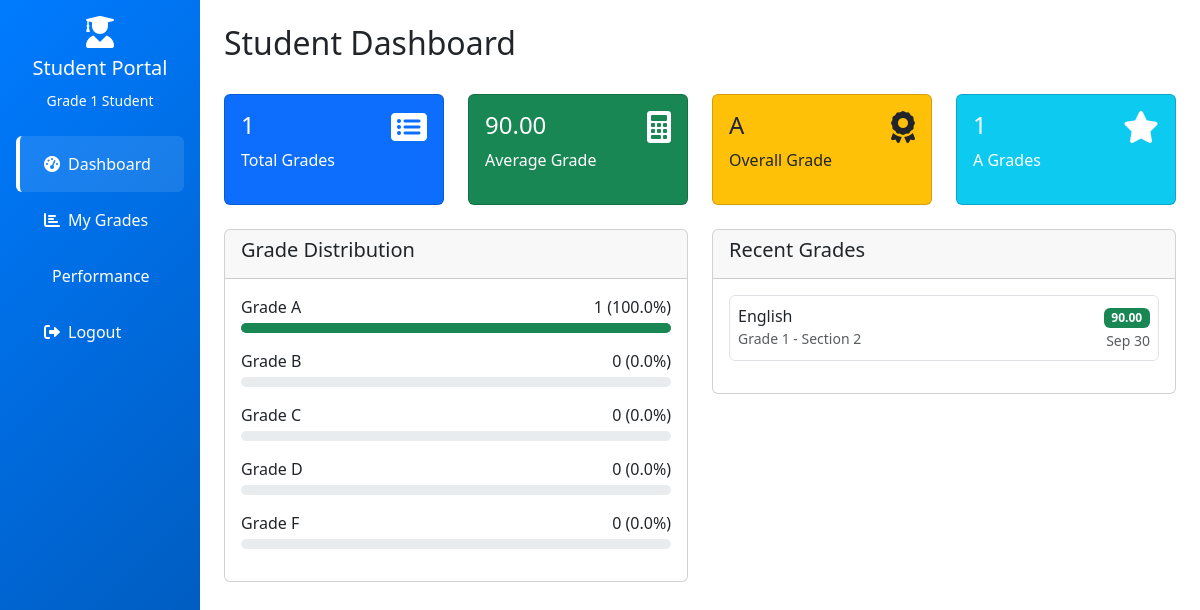
Page /students.php (signed in) on the committed database.
### tables this page shows
CREATE TABLE `grades` (
  `id` int(11) NOT NULL,
  `student_id` int(11) DEFAULT NULL,
  `subject_id` int(11) DEFAULT NULL,
  `classroom_id` int(11) DEFAULT NULL,
  `teacher_id` int(11) DEFAULT NULL,
  `grade` decimal(5,2) NOT NULL,
  `grade_type` enum('quiz','assignment','exam','project') NOT NULL,
  `remarks` text DEFAULT NULL,
  `graded_at` timestamp NOT NULL DEFAULT current_timestamp()
);

CREATE TABLE `subjects` (
  `id` int(11) NOT NULL,
  `name` varchar(100) NOT NULL,
  `code` varchar(20) NOT NULL,
  `description` text DEFAULT NULL
);

CREATE TABLE `classrooms` (
  `id` int(11) NOT NULL,
  `name` varchar(100) NOT NULL,
  `description` text DEFAULT NULL,
  `teacher_id` int(11) DEFAULT NULL,
  `created_at` timestamp NOT NULL DEFAULT current_timestamp()
);

### includes/functions.php (called while the page is built, shortened)
<?php
function calculateGradePoint($grade) {
    if ($grade >= 90) return 'A';
    return 'F';
}
function getGradeColor($grade) {
    if ($grade >= 90) return 'success';
    return 'danger';
}
?>

### students.php (the view, shortened to what this page needs)
<?php
include 'includes/conn.php';
include 'includes/functions.php';
$student_id = $_SESSION['user_id'];
$grades_stmt = $pdo->prepare("
    SELECT g.*, s.name as subject_name, c.name as classroom_name,
           u.first_name as teacher_first, u.last_name as teacher_last
    FROM grades g
    JOIN subjects s ON g.subject_id = s.id
    JOIN classrooms c ON g.classroom_id = c.id
    JOIN users u ON g.teacher_id = u.id
    WHERE g.student_id = ?
    ORDER BY g.graded_at DESC
");
$grades_stmt->execute([$student_id]);
$grades = $grades_stmt->fetchAll();
$total_grades = count($grades);
$average_grade = 0;
if ($total_grades > 0) {
    $sum = 0;
    foreach ($grades as $grade) {
        $sum += $grade['grade'];
    }
    $average_grade = $sum / $total_grades;
}
$grade_distribution = ['A' => 0, 'B' => 0, 'C' => 0, 'D' => 0, 'F' => 0];
foreach ($grades as $grade) {
    $letter_grade = calculateGradePoint($grade['grade']);
    $grade_distribution[$letter_grade]++;
}
?>
<!DOCTYPE html>
<html lang="en">
<head>
    <link href="https://cdn.jsdelivr.net/npm/bootstrap@5.3.0/dist/css/bootstrap.min.css" rel="stylesheet">
    <link href="https://cdnjs.cloudflare.com/ajax/libs/font-awesome/6.0.0/css/all.min.css" rel="stylesheet">
</head>
<body>
    <div class="container-fluid">
        <div class="row">
            <div class="col-md-3 col-lg-2 sidebar">
                <div class="d-flex flex-column p-3">
                    <div class="text-center mb-4">
                        <i class="fas fa-user-graduate fa-2x mb-2"></i>
                        <h5>Student Portal</h5>
                        <small><?php echo $_SESSION['first_name'] . ' ' . $_SESSION['last_name']; ?></small>
                    </div>
                    <ul class="nav nav-pills flex-column">
                        <li class="nav-item">
                            <a class="nav-link active" href="#dashboard" data-bs-toggle="tab">
                                <i class="fas fa-tachometer-alt me-2"></i>Dashboard
                            </a>
                        </li>
                        <li class="nav-item">
                            <a class="nav-link" href="#grades" data-bs-toggle="tab">
                                <i class="fas fa-chart-bar me-2"></i>My Grades
                            </a>
                        </li>
                        <li class="nav-item">
                            <a class="nav-link" href="#performance" data-bs-toggle="tab">
                                <i class="fas fa-trending-up me-2"></i>Performance
                            </a>
                        </li>
                        <li class="nav-item">
                            <a class="nav-link" href="logout.php">
                                <i class="fas fa-sign-out-alt me-2"></i>Logout
                            </a>
                        </li>
                    </ul>
                </div>
            </div>
            <div class="col-md-9 col-lg-10 ms-sm-auto px-4 py-4">
                <div class="tab-content">
                    <div class="tab-pane fade show active" id="dashboard">
                        <div class="d-flex justify-content-between align-items-center mb-4">
                            <h2>Student Dashboard</h2>
                        </div>
                        <div class="row mb-4">
                            <div class="col-md-3">
                                <div class="card stat-card bg-primary text-white">
                                    <div class="card-body">
                                        <div class="d-flex justify-content-between">
                                            <div>
                                                <h4><?php echo $total_grades; ?></h4>
                                                <p>Total Grades</p>
                                            </div>
                                            <i class="fas fa-list-alt fa-2x"></i>
                                        </div>
                                    </div>
                                </div>
                            </div>
                            <div class="col-md-3">
                                <div class="card stat-card bg-success text-white">
                                    <div class="card-body">
                                        <div class="d-flex justify-content-between">
                                            <div>
                                                <h4><?php echo number_format($average_grade, 2); ?></h4>
                                                <p>Average Grade</p>
                                            </div>
                                            <i class="fas fa-calculator fa-2x"></i>
                                        </div>
                                    </div>
                                </div>
                            </div>
                            <div class="col-md-3">
                                <div class="card stat-card bg-warning text-dark">
                                    <div class="card-body">
                                        <div class="d-flex justify-content-between">
                                            <div>
                                                <h4><?php echo calculateGradePoint($average_grade); ?></h4>
                                                <p>Overall Grade</p>
                                            </div>
                                            <i class="fas fa-award fa-2x"></i>
                                        </div>
                                    </div>
                                </div>
                            </div>
                            <div class="col-md-3">
                                <div class="card stat-card bg-info text-white">
                                    <div class="card-body">
                                        <div class="d-flex justify-content-between">
                                            <div>
                                                <h4><?php echo $grade_distribution['A']; ?></h4>
                                                <p>A Grades</p>
                                            </div>
                                            <i class="fas fa-star fa-2x"></i>
                                        </div>
                                    </div>
                                </div>
                            </div>
                        </div>
                        <div class="row">
                            <div class="col-md-6">
                                <div class="card">
                                    <div class="card-header">
                                        <h5>Grade Distribution</h5>
                                    </div>
                                    <div class="card-body">
                                        <?php foreach($grade_distribution as $letter => $count):
                                            $percentage = $total_grades > 0 ? ($count / $total_grades) * 100 : 0;
                                            $color_class = '';
                                            switch($letter) {
                                                case 'A': $color_class = 'bg-success'; break;
                                                case 'B': $color_class = 'bg-info'; break;
                                                case 'C': $color_class = 'bg-warning'; break;
                                                case 'D': $color_class = 'bg-danger'; break;
                                                case 'F': $color_class = 'bg-dark'; break;
                                            }
                                        ?>
                                        <div class="mb-3">
                                            <div class="d-flex justify-content-between mb-1">
                                                <span>Grade <?php echo $letter; ?></span>
                                                <span><?php echo $count; ?> (<?php echo number_format($percentage, 1); ?>%)</span>
                                            </div>
                                            <div class="progress grade-progress">
                                                <div class="progress-bar <?php echo $color_class; ?>"
                                                     style="width: <?php echo $percentage; ?>%"></div>
                                            </div>
                                        </div>
                                        <?php endforeach; ?>
                                    </div>
                                </div>
                            </div>
                            <div class="col-md-6">
                                <div class="card">
                                    <div class="card-header">
                                        <h5>Recent Grades</h5>
                                    </div>
                                    <div class="card-body">
                                        <?php foreach(array_slice($grades, 0, 5) as $grade):
                                            $grade_color = getGradeColor($grade['grade']);
                                        ?>
                                        <div class="d-flex justify-content-between align-items-center mb-3 p-2 border rounded">
                                            <div>
                                                <h6 class="mb-0"><?php echo $grade['subject_name']; ?></h6>
                                                <small class="text-muted"><?php echo $grade['classroom_name']; ?></small>
                                            </div>
                                            <div class="text-end">
                                                <span class="badge bg-<?php echo $grade_color; ?>">
                                                    <?php echo $grade['grade']; ?>
                                                </span>
                                                <div>
                                                    <small class="text-muted"><?php echo date('M j', strtotime($grade['graded_at'])); ?></small>
                                                </div>
                                            </div>
                                        </div>
                                        <?php endforeach; ?>
                                    </div>
                                </div>
                            </div>
                        </div>
                    </div>
                </div>
            </div>
        </div>
    </div>
</body>
</html>

### students.php (style rules this page uses)
.sidebar { background: linear-gradient(135deg, #007bff 0%, #0056b3 100%); color: white; min-height: 100vh; padding: 0; }
.sidebar .nav-link { color: white; padding: 1rem 1.5rem; border-left: 4px solid transparent; }
.sidebar .nav-link:hover, .sidebar .nav-link.active { background: rgba(255,255,255,0.1); border-left-color: white; }
.grade-progress { height: 10px; }
.stat-card { transition: transform 0.2s; }

### rows in the picture
grades: subject.name "English", classroom.name "Grade 1 - Section 2", grade "90.00", graded_at "Sep 30"

### other values in the picture
$_SESSION['first_name'] "Grade 1"
$_SESSION['last_name'] "Student"
$total_grades "1"
$average_grade "90.00"
calculateGradePoint($average_grade) "A"
$grade_distribution['A'] "1"
$letter "A"
$count "1"
$percentage "100.0"
$letter "B"
$count "0"
$percentage "0.0"
$letter "C"
$letter "D"
$letter "F"
